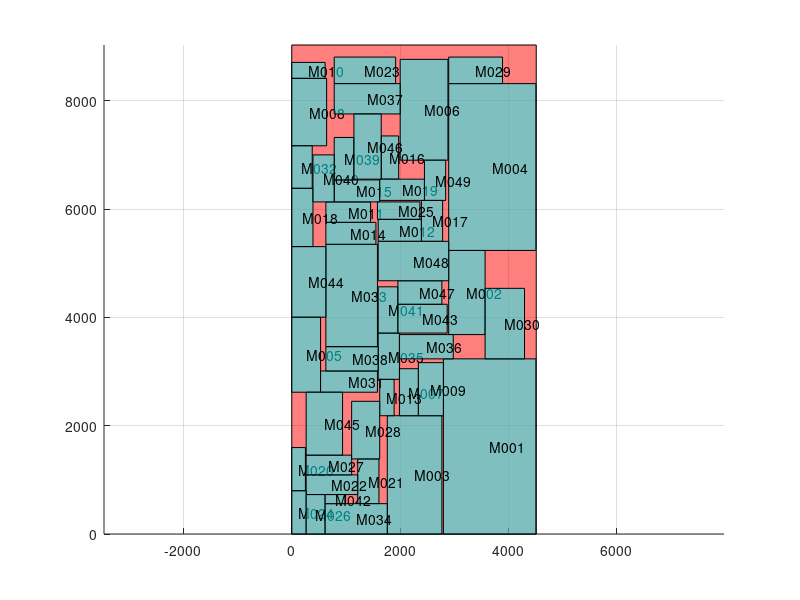

The MATLAB script that drew this image:
axis equal;
hold on;
grid on;

block_x=[0 0 4514.55 4514.55 0 ];
block_y=[0 9029.09 9029.09 0 0 ];
fill(block_x,block_y,'r','facealpha',0.5);
block_x=[2800 2800 4508 4508 2800 ];
block_y=[0 3234 3234 0 0 ];
fill(block_x,block_y,'c','facealpha',0.5);
text(3654, 1617, 'M001');

block_x=[2898 2898 3570 3570 2898 ];
block_y=[3682 5236 5236 3682 3682 ];
fill(block_x,block_y,'c','facealpha',0.5);
text(3234, 4459, 'M002');

block_x=[1764 1764 2772 2772 1764 ];
block_y=[0 2184 2184 0 0 ];
fill(block_x,block_y,'c','facealpha',0.5);
text(2268, 1092, 'M003');

block_x=[2898 2898 4508 4508 2898 ];
block_y=[5236 8316 8316 5236 5236 ];
fill(block_x,block_y,'c','facealpha',0.5);
text(3703, 6776, 'M004');

block_x=[0 0 532 532 0 ];
block_y=[2618 4004 4004 2618 2618 ];
fill(block_x,block_y,'c','facealpha',0.5);
text(266, 3311, 'M005');

block_x=[2002 2002 2884 2884 2002 ];
block_y=[6902 8764 8764 6902 6902 ];
fill(block_x,block_y,'c','facealpha',0.5);
text(2443, 7833, 'M006');

block_x=[1988 1988 2338 2338 1988 ];
block_y=[2184 3052 3052 2184 2184 ];
fill(block_x,block_y,'c','facealpha',0.5);
text(2163, 2618, 'M007');

block_x=[0 0 644 644 0 ];
block_y=[7168 8414 8414 7168 7168 ];
fill(block_x,block_y,'c','facealpha',0.5);
text(322, 7791, 'M008');

block_x=[2338 2338 2800 2800 2338 ];
block_y=[2184 3164 3164 2184 2184 ];
fill(block_x,block_y,'c','facealpha',0.5);
text(2569, 2674, 'M009');

block_x=[0 0 616 616 0 ];
block_y=[8414 8708 8708 8414 8414 ];
fill(block_x,block_y,'c','facealpha',0.5);
text(308, 8561, 'M010');

block_x=[630 630 1456 1456 630 ];
block_y=[5754 6132 6132 5754 5754 ];
fill(block_x,block_y,'c','facealpha',0.5);
text(1043, 5943, 'M011');

block_x=[1596 1596 2394 2394 1596 ];
block_y=[5404 5810 5810 5404 5404 ];
fill(block_x,block_y,'c','facealpha',0.5);
text(1995, 5607, 'M012');

block_x=[1624 1624 1890 1890 1624 ];
block_y=[2184 2856 2856 2184 2184 ];
fill(block_x,block_y,'c','facealpha',0.5);
text(1757, 2520, 'M013');

block_x=[630 630 1554 1554 630 ];
block_y=[5348 5754 5754 5348 5348 ];
fill(block_x,block_y,'c','facealpha',0.5);
text(1092, 5551, 'M014');

block_x=[784 784 1624 1624 784 ];
block_y=[6132 6538 6538 6132 6132 ];
fill(block_x,block_y,'c','facealpha',0.5);
text(1204, 6335, 'M015');

block_x=[1652 1652 1974 1974 1652 ];
block_y=[6552 7350 7350 6552 6552 ];
fill(block_x,block_y,'c','facealpha',0.5);
text(1813, 6951, 'M016');

block_x=[2394 2394 2786 2786 2394 ];
block_y=[5404 6160 6160 5404 5404 ];
fill(block_x,block_y,'c','facealpha',0.5);
text(2590, 5782, 'M017');

block_x=[0 0 392 392 0 ];
block_y=[5306 6384 6384 5306 5306 ];
fill(block_x,block_y,'c','facealpha',0.5);
text(196, 5845, 'M018');

block_x=[1624 1624 2450 2450 1624 ];
block_y=[6160 6552 6552 6160 6160 ];
fill(block_x,block_y,'c','facealpha',0.5);
text(2037, 6356, 'M019');

block_x=[0 0 252 252 0 ];
block_y=[798 1596 1596 798 798 ];
fill(block_x,block_y,'c','facealpha',0.5);
text(126, 1197, 'M020');

block_x=[1218 1218 1610 1610 1218 ];
block_y=[560 1386 1386 560 560 ];
fill(block_x,block_y,'c','facealpha',0.5);
text(1414, 973, 'M021');

block_x=[266 266 1218 1218 266 ];
block_y=[728 1092 1092 728 728 ];
fill(block_x,block_y,'c','facealpha',0.5);
text(742, 910, 'M022');

block_x=[784 784 1918 1918 784 ];
block_y=[8316 8806 8806 8316 8316 ];
fill(block_x,block_y,'c','facealpha',0.5);
text(1351, 8561, 'M023');

block_x=[0 0 266 266 0 ];
block_y=[0 798 798 0 0 ];
fill(block_x,block_y,'c','facealpha',0.5);
text(133, 399, 'M024');

block_x=[1582 1582 2366 2366 1582 ];
block_y=[5810 6132 6132 5810 5810 ];
fill(block_x,block_y,'c','facealpha',0.5);
text(1974, 5971, 'M025');

block_x=[266 266 616 616 266 ];
block_y=[0 728 728 0 0 ];
fill(block_x,block_y,'c','facealpha',0.5);
text(441, 364, 'M026');

block_x=[266 266 1106 1106 266 ];
block_y=[1092 1456 1456 1092 1092 ];
fill(block_x,block_y,'c','facealpha',0.5);
text(686, 1274, 'M027');

block_x=[1106 1106 1624 1624 1106 ];
block_y=[1386 2450 2450 1386 1386 ];
fill(block_x,block_y,'c','facealpha',0.5);
text(1365, 1918, 'M028');

block_x=[2898 2898 3892 3892 2898 ];
block_y=[8316 8806 8806 8316 8316 ];
fill(block_x,block_y,'c','facealpha',0.5);
text(3395, 8561, 'M029');

block_x=[3570 3570 4298 4298 3570 ];
block_y=[3234 4536 4536 3234 3234 ];
fill(block_x,block_y,'c','facealpha',0.5);
text(3934, 3885, 'M030');

block_x=[532 532 1582 1582 532 ];
block_y=[2618 3010 3010 2618 2618 ];
fill(block_x,block_y,'c','facealpha',0.5);
text(1057, 2814, 'M031');

block_x=[0 0 378 378 0 ];
block_y=[6384 7168 7168 6384 6384 ];
fill(block_x,block_y,'c','facealpha',0.5);
text(189, 6776, 'M032');

block_x=[630 630 1582 1582 630 ];
block_y=[3458 5348 5348 3458 3458 ];
fill(block_x,block_y,'c','facealpha',0.5);
text(1106, 4403, 'M033');

block_x=[616 616 1764 1764 616 ];
block_y=[0 560 560 0 0 ];
fill(block_x,block_y,'c','facealpha',0.5);
text(1190, 280, 'M034');

block_x=[1596 1596 1988 1988 1596 ];
block_y=[2856 3710 3710 2856 2856 ];
fill(block_x,block_y,'c','facealpha',0.5);
text(1792, 3283, 'M035');

block_x=[1988 1988 2982 2982 1988 ];
block_y=[3234 3682 3682 3234 3234 ];
fill(block_x,block_y,'c','facealpha',0.5);
text(2485, 3458, 'M036');

block_x=[784 784 2002 2002 784 ];
block_y=[7756 8316 8316 7756 7756 ];
fill(block_x,block_y,'c','facealpha',0.5);
text(1393, 8036, 'M037');

block_x=[630 630 1596 1596 630 ];
block_y=[3010 3458 3458 3010 3010 ];
fill(block_x,block_y,'c','facealpha',0.5);
text(1113, 3234, 'M038');

block_x=[784 784 1148 1148 784 ];
block_y=[6538 7322 7322 6538 6538 ];
fill(block_x,block_y,'c','facealpha',0.5);
text(966, 6930, 'M039');

block_x=[392 392 784 784 392 ];
block_y=[6132 7000 7000 6132 6132 ];
fill(block_x,block_y,'c','facealpha',0.5);
text(588, 6566, 'M040');

block_x=[1596 1596 1960 1960 1596 ];
block_y=[3710 4564 4564 3710 3710 ];
fill(block_x,block_y,'c','facealpha',0.5);
text(1778, 4137, 'M041');

block_x=[616 616 994 994 616 ];
block_y=[560 728 728 560 560 ];
fill(block_x,block_y,'c','facealpha',0.5);
text(805, 644, 'M042');

block_x=[1960 1960 2870 2870 1960 ];
block_y=[3710 4242 4242 3710 3710 ];
fill(block_x,block_y,'c','facealpha',0.5);
text(2415, 3976, 'M043');

block_x=[0 0 630 630 0 ];
block_y=[4004 5306 5306 4004 4004 ];
fill(block_x,block_y,'c','facealpha',0.5);
text(315, 4655, 'M044');

block_x=[266 266 938 938 266 ];
block_y=[1456 2618 2618 1456 1456 ];
fill(block_x,block_y,'c','facealpha',0.5);
text(602, 2037, 'M045');

block_x=[1148 1148 1652 1652 1148 ];
block_y=[6552 7756 7756 6552 6552 ];
fill(block_x,block_y,'c','facealpha',0.5);
text(1400, 7154, 'M046');

block_x=[1960 1960 2772 2772 1960 ];
block_y=[4242 4676 4676 4242 4242 ];
fill(block_x,block_y,'c','facealpha',0.5);
text(2366, 4459, 'M047');

block_x=[1596 1596 2898 2898 1596 ];
block_y=[4676 5404 5404 4676 4676 ];
fill(block_x,block_y,'c','facealpha',0.5);
text(2247, 5040, 'M048');

block_x=[2450 2450 2842 2842 2450 ];
block_y=[6160 6902 6902 6160 6160 ];
fill(block_x,block_y,'c','facealpha',0.5);
text(2646, 6531, 'M049');

